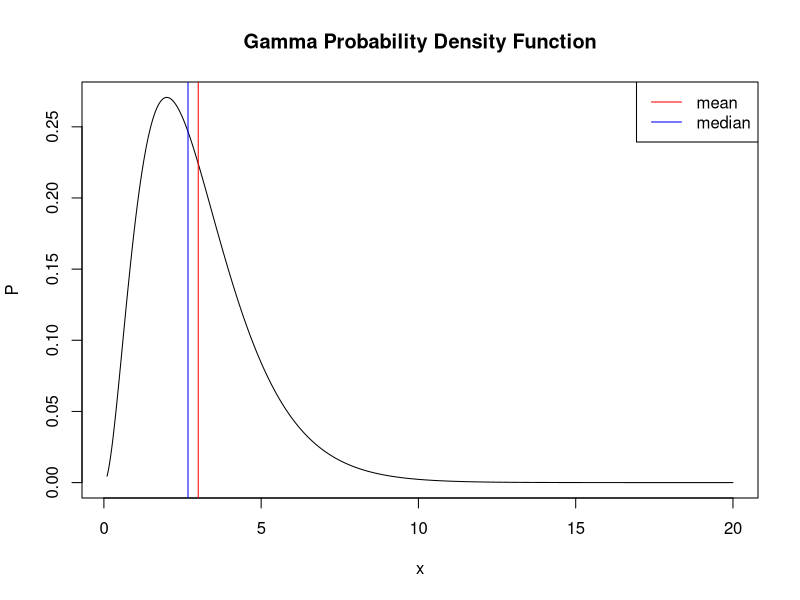
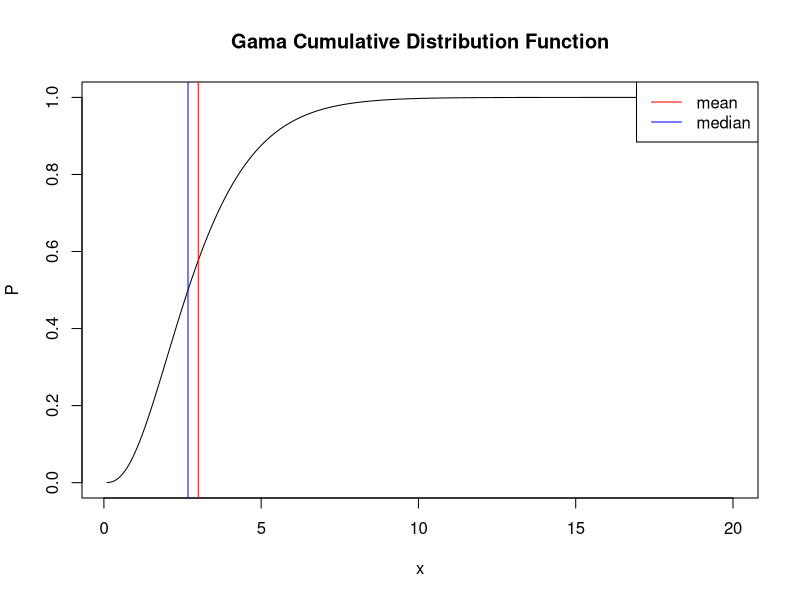
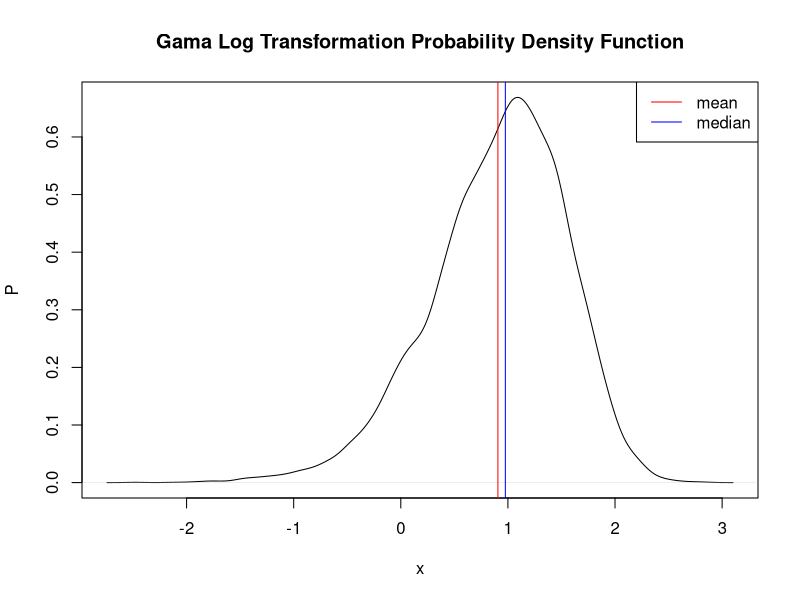
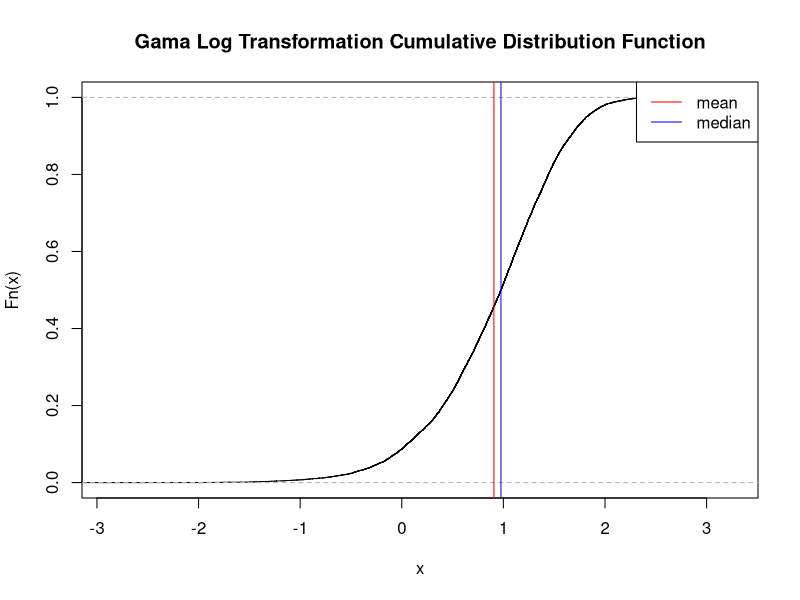
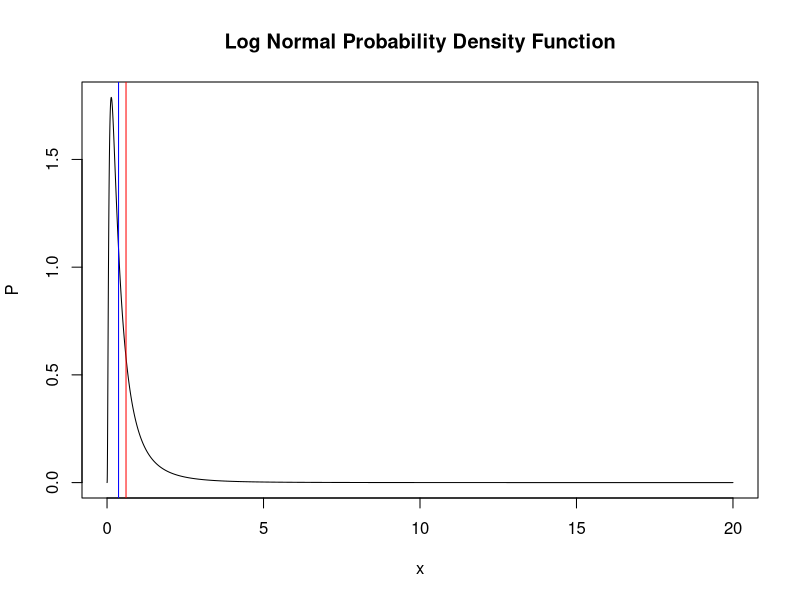
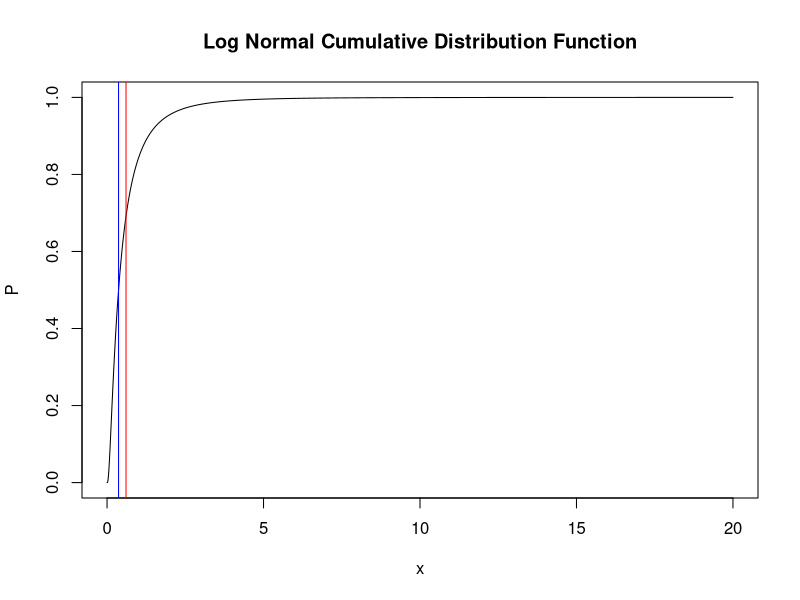
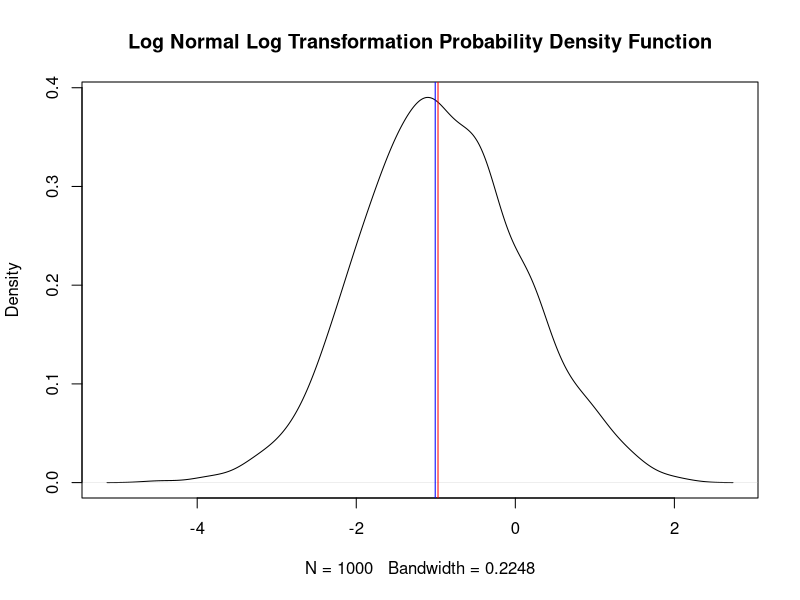
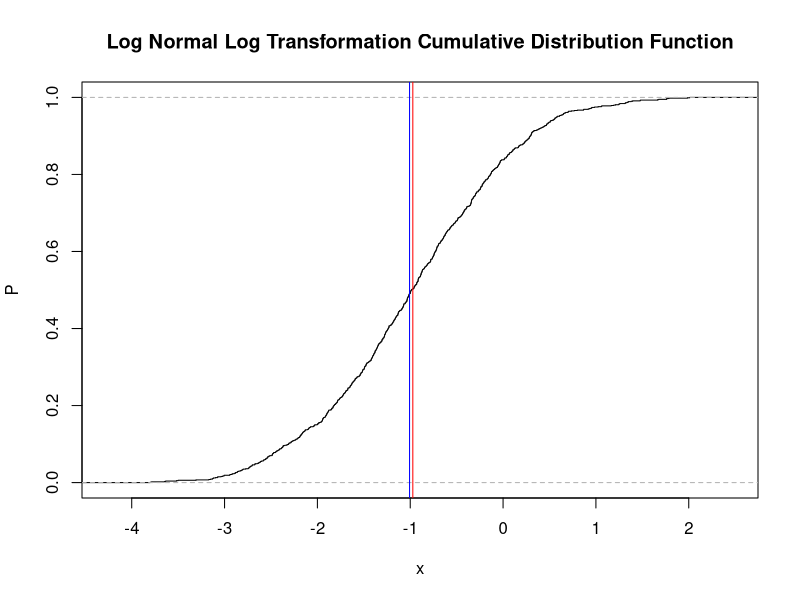

Generate these figures, in order, with R:
## ---- chunk 1
knitr::opts_chunk$set(echo = TRUE)
## ---- chunk 2


x=seq(0.1,20,0.001)
yvalue<-dgamma(x,3,1)
x.mean<-3*1
x.median<- qgamma(0.5,3,1)
plot(x,dgamma(x,3,1),main=
       "Gamma Probability Density Function",ylab = "P",xlab = "x",type = "l") + abline(v=x.mean,col="red") + abline(v=x.median,col="blue") 
legend("topright",c("mean","median"),col = c("red","blue"),lty = c(1,1))

## ---- chunk 3
x.mean<-3*1
x.median<- qgamma(0.5,3,1)
plot(x,pgamma(x,3,1),main=
       "Gama Cumulative Distribution Function",ylab = "P",xlab = "x",type = "l") + abline(v=x.mean,col="red",labs="m") + abline(v=x.median,col="blue")
legend("topright",c("mean","median"),col = c("red","blue"),lty = c(1,1))


## ---- chunk 4
x <- rgamma(10000,3,1)
x.mean<-mean(log(x))
x.median<- median(log(x))
plot(density(log(x)),type = "l",main=
       "Gama Log Transformation Probability Density Function",ylab = "P",xlab = "x") + abline(v=x.mean,col="red")+abline(v=x.median,col="blue")
legend("topright",c("mean","median"),col = c("red","blue"),lty = c(1,1))
## ---- chunk 5

plot(ecdf(log(x)), main= "Gama Log Transformation Cumulative Distribution Function") + abline(v=x.mean,col="red",labs="m") + abline(v=x.median,col="blue")
legend("topright",c("mean","median"),col = c("red","blue"),lty = c(1,1))

#text(x.mean,"mean")
#text(x.median,"median")
## ---- chunk 6
x=seq(0,20,0.001)
x.mean<-exp(-1 + 1/2)
x.median<- exp(-1)
plot(x,dlnorm(x,-1,1),main=
       "Log Normal Probability Density Function",ylab = "P",xlab = "x",type = "l") + abline(v=x.mean,col="red",labs="m") + abline(v=x.median,col="blue") 
## ---- chunk 7
plot(x,plnorm(x,-1,1),main=
       "Log Normal Cumulative Distribution Function",ylab = "P",type="l",xlab = "x") + abline(v=x.mean,col="red",labs="m") + abline(v=x.median,col="blue")

#x=seq(0,20,0.001)
## ---- chunk 8
x.mean<-mean(log(rlnorm(1000,-1,1)))
x.median<- median(log(rlnorm(1000,-1,1)))
plot(density(log(rlnorm(1000,-1,1))),main=
       "Log Normal Log Transformation Probability Density Function",type = "l") + abline(v=x.mean,col="red",labs="m") + abline(v=x.median,col="blue") 
## ---- chunk 9
plot(ecdf(log(rlnorm(1000,-1,1))),main=
       "Log Normal Log Transformation Cumulative Distribution Function",ylab = "P",xlab = "x") + abline(v=x.mean,col="red",labs="m") + abline(v=x.median,col="blue")
#plot(x,plnorm(x,-1,1))
## ---- chunk 10
x=seq(0,20,0.001)
x.mean<-(0+12)/2
x.median<- (0+12)/2
plot(x,dunif(x,0,12),main=
       "Uniform Probability Density Function",ylab = "P",xlab = "x",type = "l") + abline(v=x.mean,col="red",labs="m") + abline(v=x.median,col="blue") 
legend("topright",c("mean","median"),col = c("red","blue"),lty = c(1,1))
## ---- chunk 11
plot(x,punif(x,0,12),main=
       "Uniform Cumulative Distribution Function",ylab = "P",type="l",xlab = "x") + abline(v=x.mean,col="red",labs="m") + abline(v=x.median,col="blue")
legend("topright",c("mean","median"),col = c("red","blue"),lty = c(1,1))
## ---- chunk 12
x=seq(0,20,0.001)
x.mean<-mean(log(runif(1000,0,12)))
x.median<- median(log(runif(1000,0,12)))
plot(density(log(runif(1000,0,12))),main=
       "Uniform Log Transformation Probability Density Function") + abline(v=x.mean,col="red") + abline(v=x.median,col="blue") 
legend("topright",c("mean","median"),col = c("red","blue"),lty = c(1,1))

## ---- chunk 13
plot(ecdf(log(runif(1000,0,12))),main=
       "Uniform Log Transformation Cumulative Distribution Function",ylab = "P",xlab = "x") + abline(v=x.mean,col="red") + abline(v=x.median,col="blue")
legend("topright",c("mean","median"),col = c("red","blue"),lty = c(1,1))

## ---- chunk 14
a<-rep(NA,1000)
b<-rep(NA,1000)
for (i in 1:1000) {
        c=rgamma(100,3,1)
        a[i]=mean(c)
        b[i]=exp(mean(log(c)))
        
}
plot(a,b,main="geometic and arithmetic mean for gamma distribution",xlab="Arithmetic Mean",ylab="Geometic Mean")
abline(0,1)
hist(x=(a-b),main="Difference between Geometic and Arithmetic mean for gamma distribution ",xlab="Difference")

## ---- chunk 15
a<-rep(NA,1000)
b<-rep(NA,1000)
for (i in 1:1000) {
        c=rlnorm(100,-1,1)
        a[i]=mean(c)
        b[i]=exp(mean(log(c)))
        
}
plot(a,b,main="geometic and arithmetic mean for log normal distribution",xlab="Arithmetic Mean",ylab="Geometic Mean")
abline(0,1)
hist(x=(a-b),main="Difference between Geometic and Arithmetic mean for log normal distribution",xlab="Difference")

## ---- chunk 16
a<-rep(NA,1000)
b<-rep(NA,1000)
for (i in 1:1000) {
        c=runif(100,0,12)
        a[i]=mean(c)
        b[i]=exp(mean(log(c)))
        
}
plot(a,b,main="geometic and arithmetic mean for uniform distribution ",xlab="Arithmetic Mean",ylab="Geometic Mean")
abline(0,1)
hist(x=(a-b),main="Difference between Geometic and Arithmetic mean for uniform distribution",xlab="Difference")

## ---- chunk 17
relationship <- function(sample,size){
  a<-rep(NA,size)
  b<-rep(NA,size)
  diff<-rep(NA,size)
  c<-NA
  for (i in 1:size) {
    c=sample(sample,size,replace = TRUE)
    a[i]=log(mean(c))
    b[i]=mean(log(c))
    diff[i]=a[i]-b[i]
  }
  mean(diff)
  #diff
  }
relationship(1000,100)







